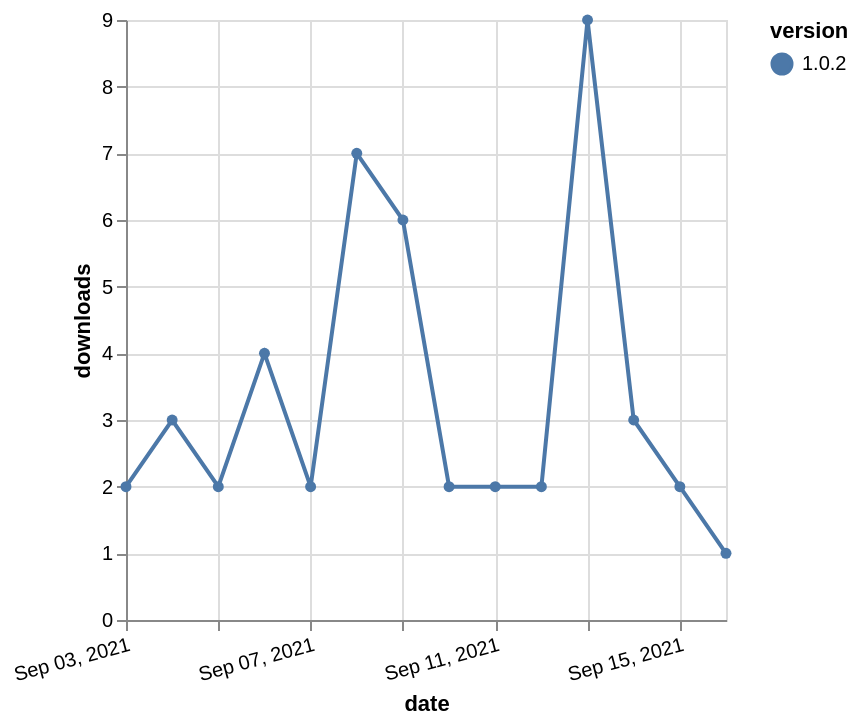

This figure's Vega-Lite source:
### Vega-Lite specification from a JSON file in a GitHub repository (floating-point values rounded to 4 significant figures)
{"$schema": "https://vega.github.io/schema/vega-lite/v5.json", "description": "A simple bar chart with embedded data.", "data": {"values": [{"date": "2021-09-03", "total": 3240, "delta": 2, "version": "1.0.2"}, {"date": "2021-09-04", "total": 3243, "delta": 3, "version": "1.0.2"}, {"date": "2021-09-05", "total": 3245, "delta": 2, "version": "1.0.2"}, {"date": "2021-09-06", "total": 3249, "delta": 4, "version": "1.0.2"}, {"date": "2021-09-07", "total": 3251, "delta": 2, "version": "1.0.2"}, {"date": "2021-09-08", "total": 3258, "delta": 7, "version": "1.0.2"}, {"date": "2021-09-09", "total": 3264, "delta": 6, "version": "1.0.2"}, {"date": "2021-09-10", "total": 3266, "delta": 2, "version": "1.0.2"}, {"date": "2021-09-11", "total": 3268, "delta": 2, "version": "1.0.2"}, {"date": "2021-09-12", "total": 3270, "delta": 2, "version": "1.0.2"}, {"date": "2021-09-13", "total": 3279, "delta": 9, "version": "1.0.2"}, {"date": "2021-09-14", "total": 3282, "delta": 3, "version": "1.0.2"}, {"date": "2021-09-15", "total": 3284, "delta": 2, "version": "1.0.2"}, {"date": "2021-09-16", "total": 3285, "delta": 1, "version": "1.0.2"}]}, "width": "container", "mark": {"type": "line", "point": {"filled": true}}, "encoding": {"x": {"field": "date", "type": "temporal", "timeUnit": "yearmonthdate", "title": "date", "axis": {"labelAngle": -15}}, "y": {"field": "delta", "type": "quantitative", "title": "downloads"}, "color": {"field": "version", "type": "nominal"}, "tooltip": {"field": "delta"}}}
